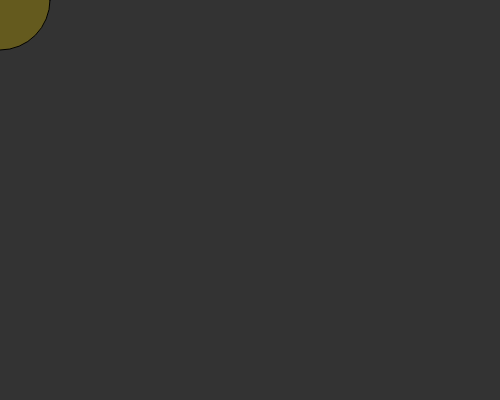
Frame 1 (no input)
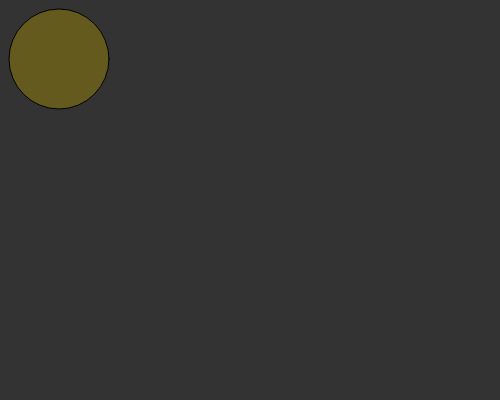
Frame 60 (no input)
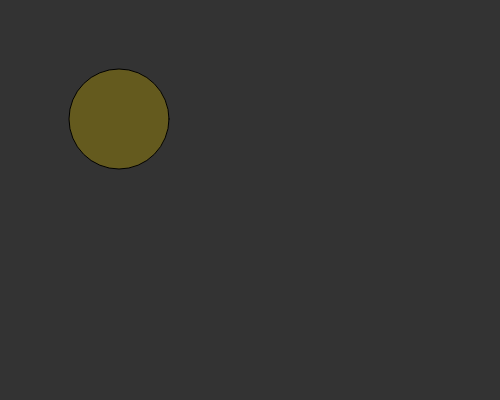
Frame 120 (the mouse pressed at the canvas centre since frame 60)

The p5.js sketch that drew these frames (run headless with seeded random() and noise() and a simulated clock; from frame 60 on, the mouse is pressed at the canvas centre):

// p5.js sketch
// ── sketch.js
var p,v,speed=1,eSize=100;
function setup() {
  
  createCanvas(500,400)
  p = createVector(0,0);
  s = createVector(speed,speed);
  v = createVector(s.x,s.y);
}

function draw() {
  
  background(51);
  fill(100,90,30);
  ellipse(p.x,p.y,eSize,eSize);
  
  p.x+=v.x;
  p.y+=v.y;
  
  if(p.x-eSize>=width)v.x=-s.x;else
  if(p.x<=0)v.x=s.x;
  
  if(p.y-eSize>=height)v.y=-s.y;else
  if(p.y<=0)v.y=s.y;
  
  
  
  
}
